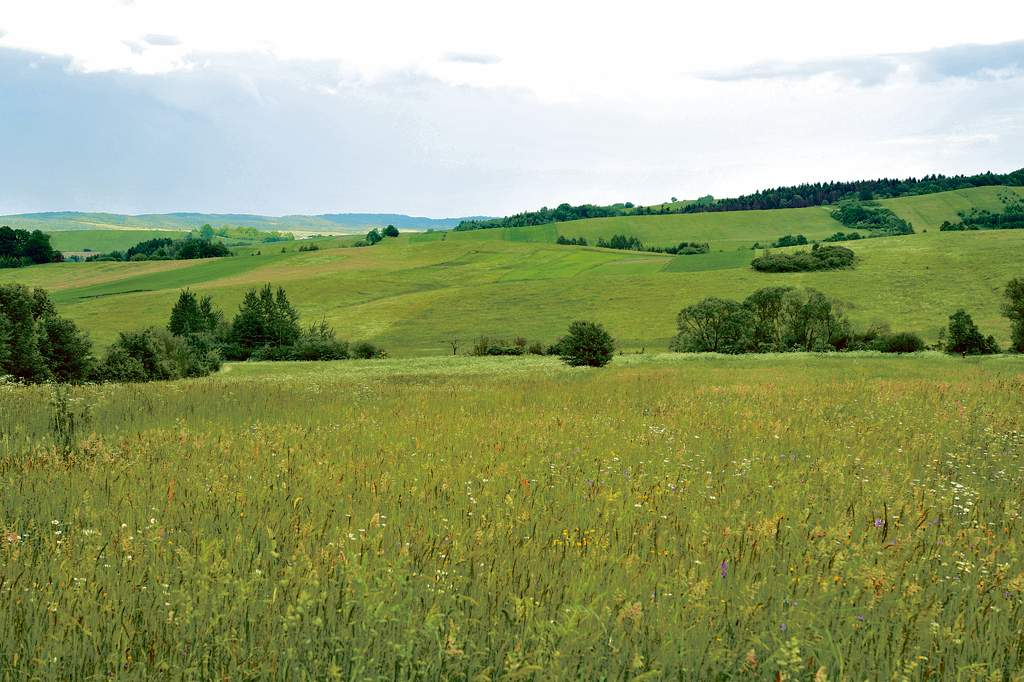
#> input picture lab6/obraz.jpg, 1024 x 682 px
$ python lab6.py
#> lines starting #> are read from the running program, lines starting #| are printed output that depends on the picture; after the words box and inside, x2 and y2 are one past the last pixel; in counts of white or black regions, pixels touching at a corner belong together; pictures that were not available may be replaced by others from this repository, and a replacement may not be noted
from PIL import Image
import numpy as np
import matplotlib.pyplot as plt


def zakres(e, r):
    return [(i, j) for i in range(e) for j in range(r)]


# zad 1
obraz = Image.open("obraz.jpg")
#> obraz is the input picture: PIL image 1024x682 RGB; mean R, G, B 148.5, 159.6, 111.8
inicjaly = Image.open("inicjaly.bmp")
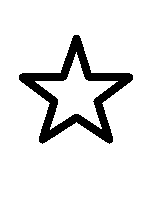
#> input picture lab6/gwiazdka.bmp, 150 x 200 px, given in place of inicjaly.bmp, which was not available
#> inicjaly is the input picture: PIL image 150x200 1; 89.7% white; 1 black region, box (x1, y1, x2, y2) and area: (19, 35, 133, 144) 3079

# zad 2
im1 = obraz.copy()
ima1 = obraz.copy()
ini1 = inicjaly.copy()
w, h = obraz.size
#> w = 1024; h = 682
u, o = inicjaly.size
#> u = 150; o = 200


def wstaw_inicjaly(obraz, inicjaly, m, n, kolor):
#> called with m = 874, n = 482, kolor = (255, 0, 0)
    for i, j in zakres(u, o):
        if i + m < w and j + n < h:
            if inicjaly.getpixel((i, j)) == 0:
                obraz.putpixel((i + m, j + n), kolor)
    return obraz


res = wstaw_inicjaly(im1, ini1, (w - u), (h - o), (255, 0, 0))
res.save("obraz1.png")


def rozjasnij_obraz_z_maska(obraz, inicjaly, m, n, x, y, z):
#> called with m = 512, n = 341, x = 64, y = 128, z = 128
    im2 = obraz.copy()
    for i, j in zakres(u, o):
        if i + m < w and j + n < h:
            if inicjaly.getpixel((i, j)) == 0:
                p = obraz.getpixel((i + m, j + n))
                im2.putpixel((i + m, j + n), (p[0] + x, p[1] + y, p[2] + z))
#> this loop made 30000 passes
#> p on passes 3876 to 3880: (137, 143, 45), (150, 154, 57), (141, 143, 46), (138, 138, 42), (157, 154, 59)
    return im2


res2 = rozjasnij_obraz_z_maska(ima1, ini1, (w // 2), (h // 2), 64, 128, 128)
res2.save("obraz2.png")


# zad 3
def wstaw_inicjaly_load(obraz, inicjaly, m, n, kolor):
    obrazpix = obraz.load()
    inicjalypix = inicjaly.load()
    for i, j in zakres(u, o):
        if i + m < w and j + n < h:
            if inicjalypix[i, j] == 0:
                obrazpix[i + m, j + n] = kolor
    return obraz


def rozjasnij_obraz_z_maska_load(obraz, inicjaly, m, n, x, y, z):
    im2 = obraz.copy()
    obrazpix = obraz.load()
    inicjalypix = inicjaly.load()
    im2pix = im2.load()
    for i, j in zakres(u, o):
        if i + m < w and j + n < h:
            if inicjalypix[i, j] == 0:
                p = obrazpix[i + m, j + n]
                im2pix[i + m, j + n] = (p[0] + x, p[1] + y, p[2] + z)
    return im2


# zad 4
im4 = obraz.copy()
imline = obraz.copy()


def kontrast(obraz, wsp_kontrastu):
#> called with wsp_kontrastu = 32
    mn = ((255 + wsp_kontrastu) / 255) ** 2
    return obraz.point(lambda i: 128 + (i - 128) * mn)


kontrast1 = kontrast(im4, 32)
kontrast2 = kontrast(im4, 64)
kontrast3 = kontrast(im4, 128)
#> call 3 of kontrast, with wsp_kontrastu = 128
#> in kontrast (call 3), `return obraz.point(lambda i: 128 + (i - 128) * mn)`:
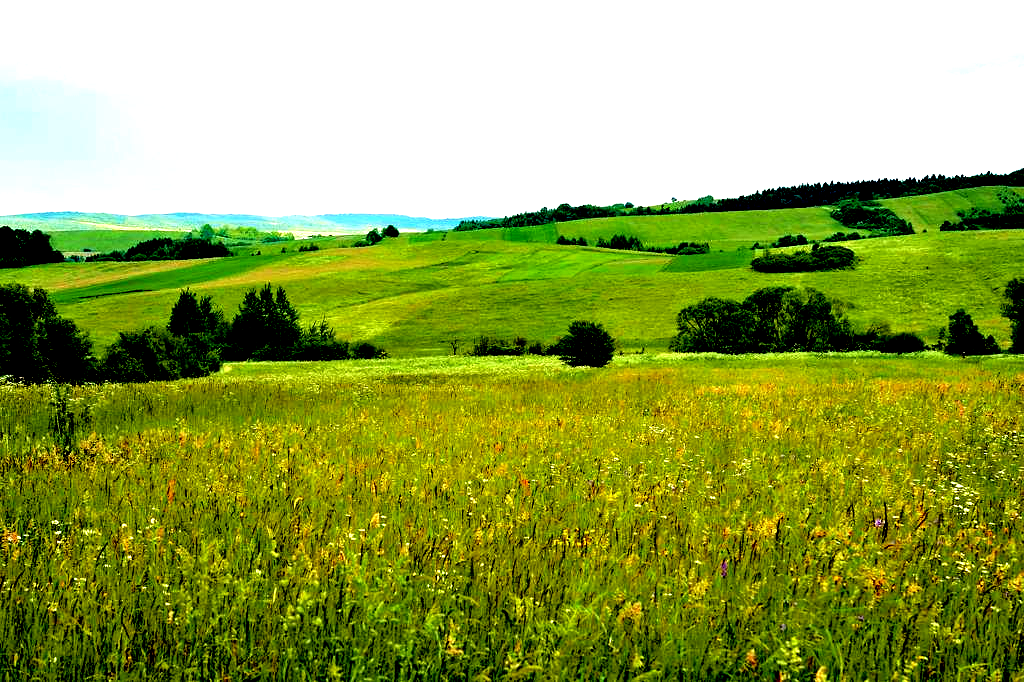
#> returned value: PIL image 1024x682 RGB; mean R, G, B 148.6, 164.4, 81.1

plt.figure(figsize=(32, 16))
plt.subplot(2, 2, 1)
plt.imshow(im4)
plt.axis('off')
plt.subplot(2, 2, 2)
plt.imshow(kontrast1)
plt.axis('off')
plt.subplot(2, 2, 3)
plt.imshow(kontrast2)
plt.axis('off')
plt.subplot(2, 2, 4)
plt.imshow(kontrast3)
plt.axis('off')
plt.subplots_adjust(wspace=0.05, hspace=0.05)
plt.savefig("fig1.png")
plt.show()


def transformacja_logarytmiczna(obraz):
    return obraz.point(lambda i: 255 * np.log(1 + i / 255))
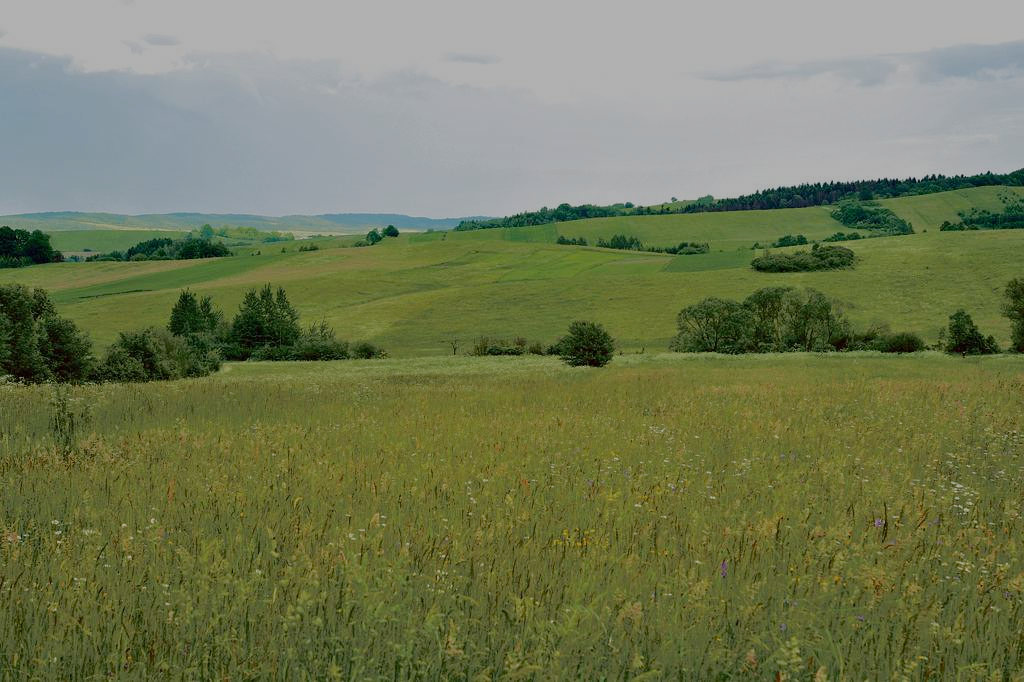
#> returned value: PIL image 1024x682 RGB; mean R, G, B 113.9, 121.3, 85.5


def filtr_liniowy(obraz, a, b):
#> called with a = 2, b = -100
    w, h = obraz.size
#> w = 1024; h = 682
    pixele = obraz.load()
    for i, j in zakres(w, h):
        pixele[i, j] = (pixele[i, j][0] * a + b, pixele[i, j][1] * a + b, pixele[i, j][2] * a + b)
    return obraz


transform = transformacja_logarytmiczna(im4)
filtr = filtr_liniowy(imline, 2, -100)
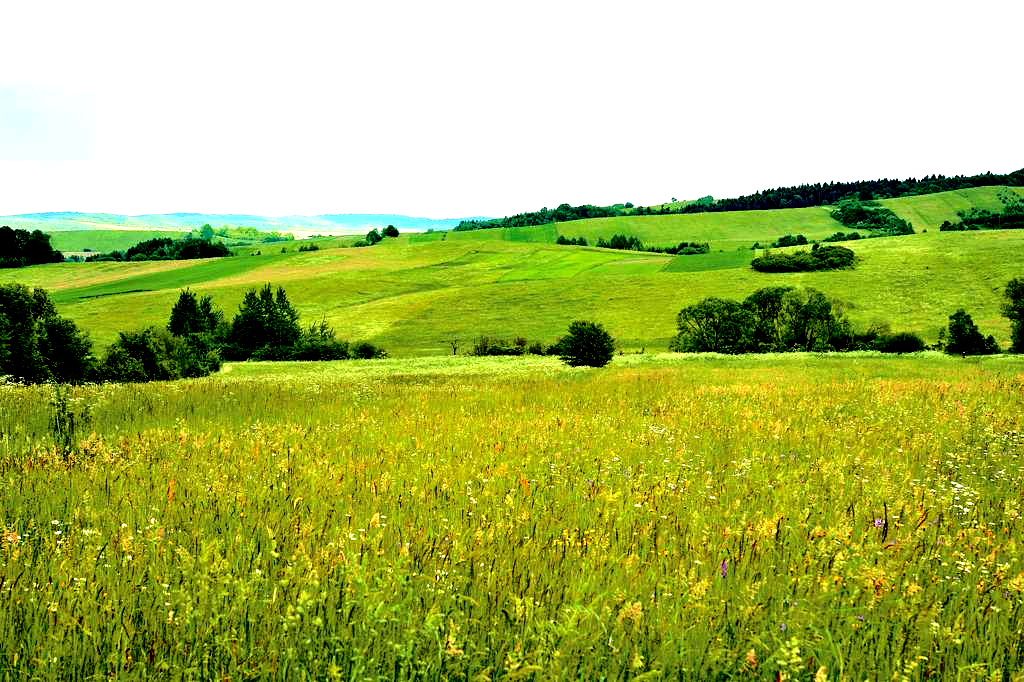
#> filtr: PIL image 1024x682 RGB; mean R, G, B 167.3, 182.3, 90.9

plt.figure(figsize=(32, 16))
plt.subplot(3, 1, 1)
plt.imshow(im4)
plt.axis('off')
plt.subplot(3, 1, 2)
plt.imshow(transform)
plt.axis('off')
plt.subplot(3, 1, 3)
plt.imshow(filtr)
plt.axis('off')
plt.subplots_adjust(wspace=0.05, hspace=0.05)
plt.savefig("fig2.png")
plt.show()


def transformacja_gamma(obraz, gamma):
#> called with gamma = 4.4
    return obraz.point(lambda i: (i / 255) ** (1 / gamma) * 255)
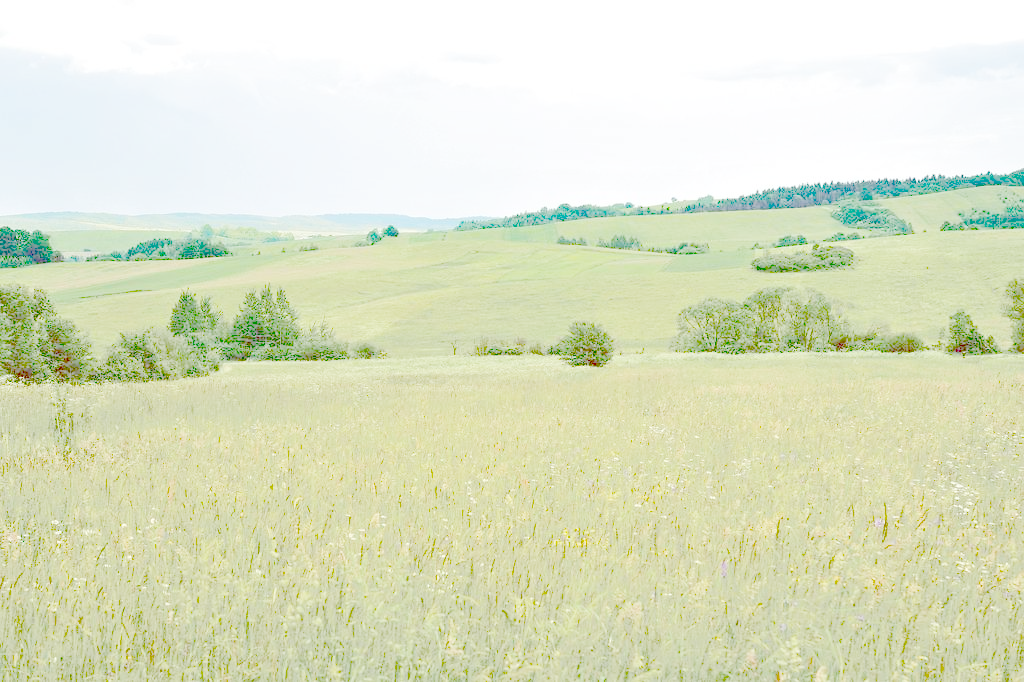
#> returned value: PIL image 1024x682 RGB; mean R, G, B 220.2, 226, 197


gamma1 = transformacja_gamma(im4, 4.4)
gamma2 = transformacja_gamma(im4, 10)
#> call 2 of transformacja_gamma, with gamma = 10
#> in transformacja_gamma (call 2), `return obraz.point(lambda i: (i / 255) ** (1 / gamma) * 255)`:
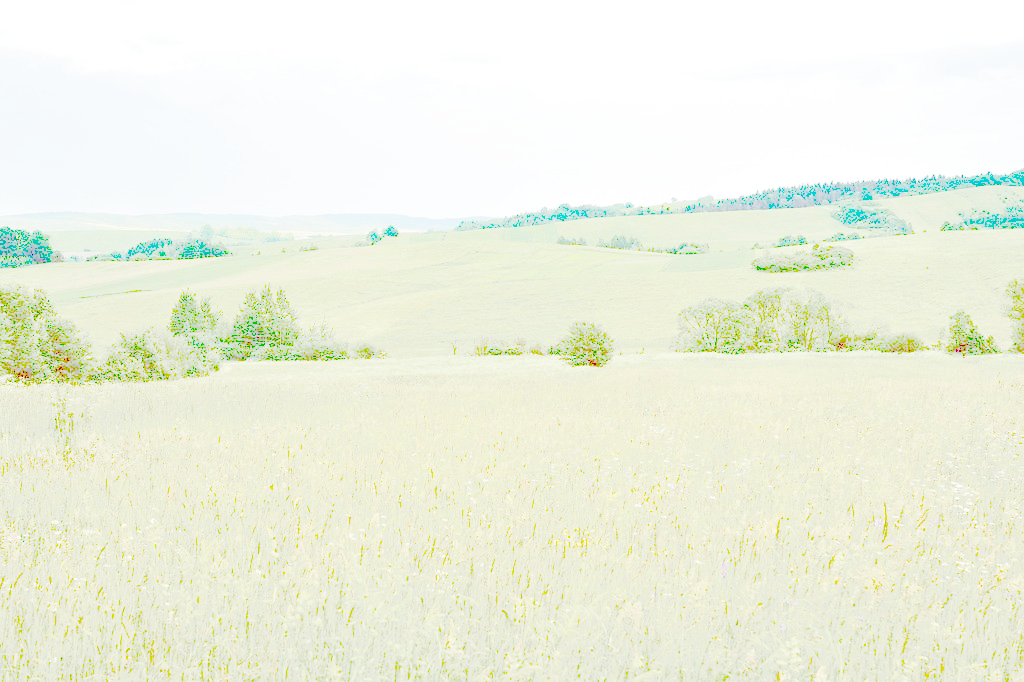
#> returned value: PIL image 1024x682 RGB; mean R, G, B 237.9, 241.5, 224.6
gamma3 = transformacja_gamma(im4, 30.5)
#> call 3 of transformacja_gamma, with gamma = 30.5
#> in transformacja_gamma (call 3), `return obraz.point(lambda i: (i / 255) ** (1 / gamma) * 255)`:
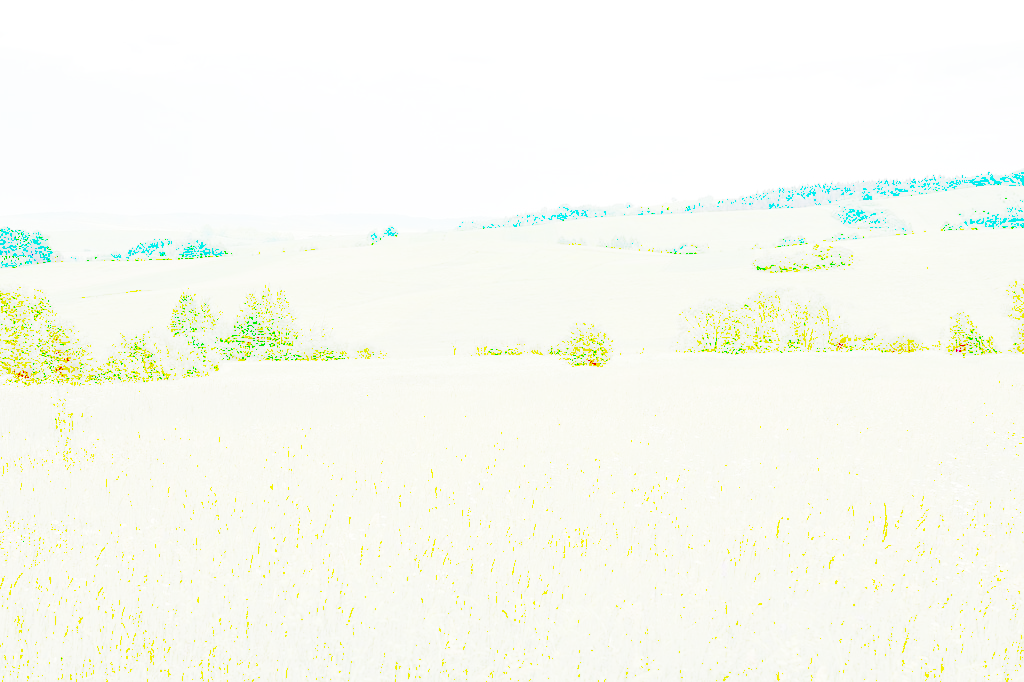
#> returned value: PIL image 1024x682 RGB; mean R, G, B 248.3, 250.4, 241.8

plt.figure(figsize=(32, 16))
plt.subplot(2, 2, 1)
plt.imshow(im4)
plt.axis('off')
plt.subplot(2, 2, 2)
plt.imshow(gamma1)
plt.axis('off')
plt.subplot(2, 2, 3)
plt.imshow(gamma2)
plt.axis('off')
plt.subplot(2, 2, 4)
plt.imshow(gamma3)
plt.axis('off')
plt.subplots_adjust(wspace=0.05, hspace=0.05)
plt.savefig("fig3.png")
plt.show()


# zad 6
def rozjasnij(obraz):
    T = np.array(obraz, dtype='uint8')
    for rr in range(T.shape[0]):
        for gg in range(T.shape[1]):
            for bb in range(T.shape[2]):
                if T[rr, gg, bb] + 100 > 255:
                    T[rr, gg, bb] = 255
                else:
                    T[rr, gg, bb] += 100
    return Image.fromarray(T, "RGB")
